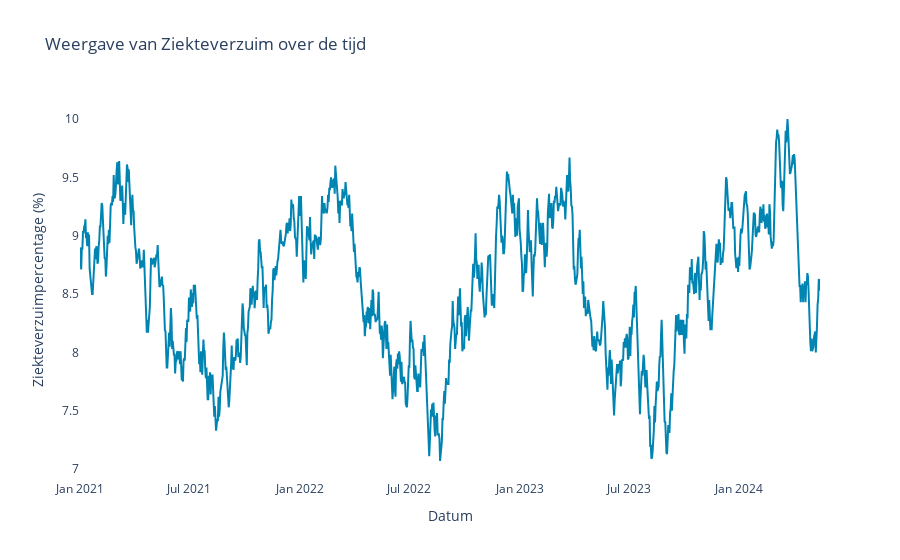

The notebook cell this image was saved under:
### Markdown cell above
# 1. Data en doel

Jullie zijn allen werkzaam bij zorgorganisatie 'Zorgello' in de afdeling Analytics. De bestuurder komt binnen stormen:

*Morgen heb ik een vergadering met de Raad van Toezicht. Vorig jaar hebben ze me flink aan de tand gevoeld over het ziekteverzuim. Ik heb voor de vergadering morgen een forecast nodig, zodat ik kan laten zien dat we vroegtijdig acteren. Kunnen jullie deze even snel maken? Het gaat om het voorspellen van het ziekteverzuimpercentage van ons personeel.* 

**Opgave 1.1.** De bestuurder geeft direct het doel aan: Voorspel het verzuimpercentage. Hiermee ga je voorbij aan de eerste stap: Wat kun je bedenken bij de data die geregistreerd wordt om te komen tot een ziekteverzuimpercentage?

<!-- 
Ziekteverzuimpercentage is een berekening van de som van het verzuim per dag gedeeld door het aantal medewerkers in dienst per dag. 
Oftewel:
•	Aantal medewerkers: In dienst (ja/nee) per dag
•	Aantal ziek: Som verzuim per dag. Alle meldingen tussen ziektemelding en beter melding, soms zelfs met 'gedeeltelijk ziek', soms zelfs exclusief zwangerschapsverlof, e.d.
-->

Bekijk de data van het ziekteverzuimpercentage.

### Code cell
data = laad_data()
bekijk_ziekteverzuim(data)

### Figure 1 — Plotly figure (JSON) as saved in the notebook; plotly's stock layout.template omitted (floating-point values rounded to 4 significant figures; data arrays with more than 128 entries replaced by an {"elided": "..."} marker saying what was removed)
{"data": [{"line": {"color": "#0084B2"}, "mode": "lines", "name": "Ziekteverzuim", "type": "scatter", "x": {"elided": "1230 str values"}, "y": {"elided": "1230 float values"}}], "layout": {"paper_bgcolor": "white", "plot_bgcolor": "white", "title": {"text": "Weergave van Ziekteverzuim over de tijd"}, "xaxis": {"title": {"text": "Datum"}}, "yaxis": {"title": {"text": "Ziekteverzuimpercentage (%)"}}}}
